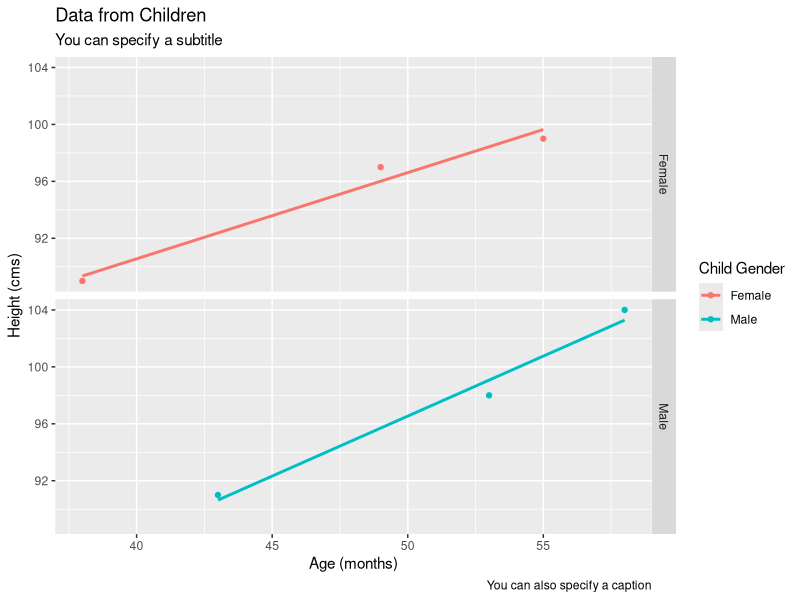
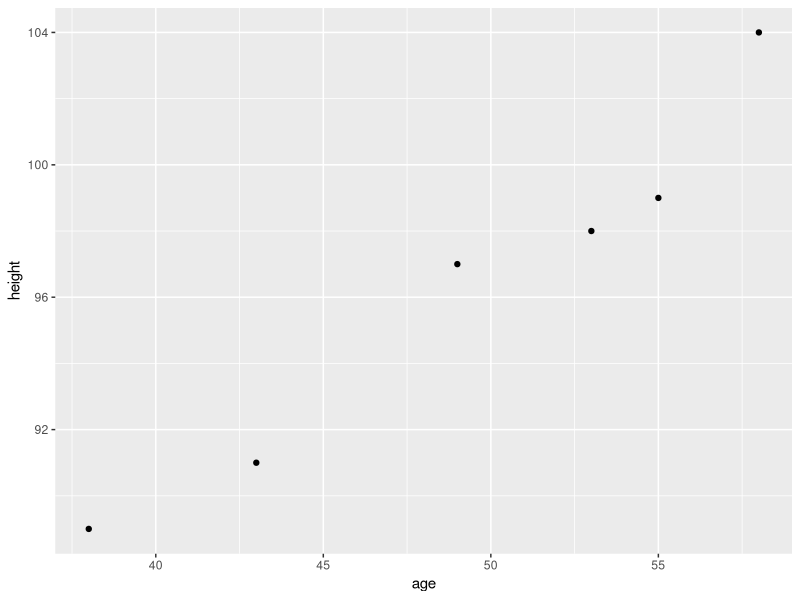
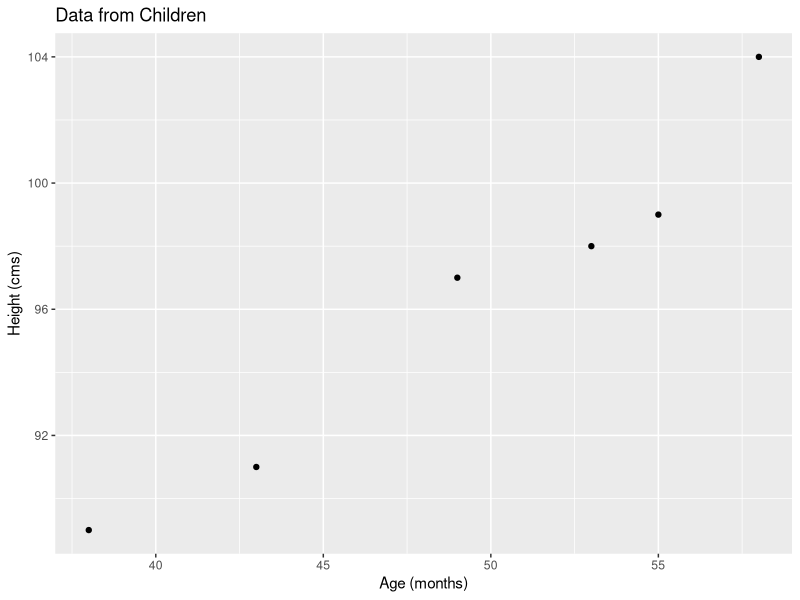
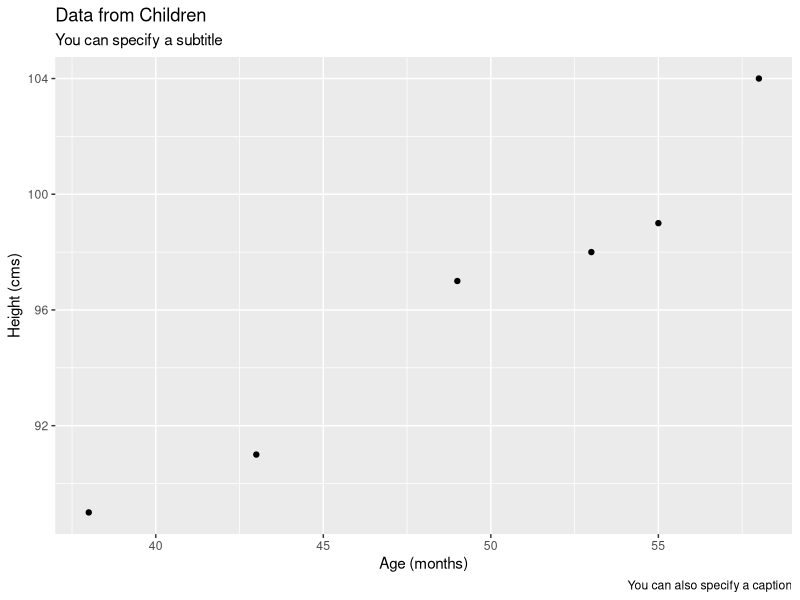
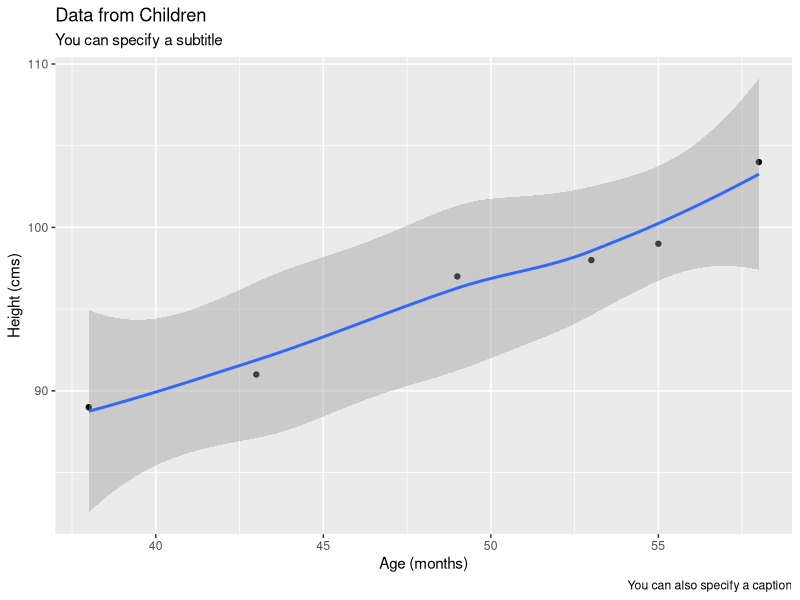
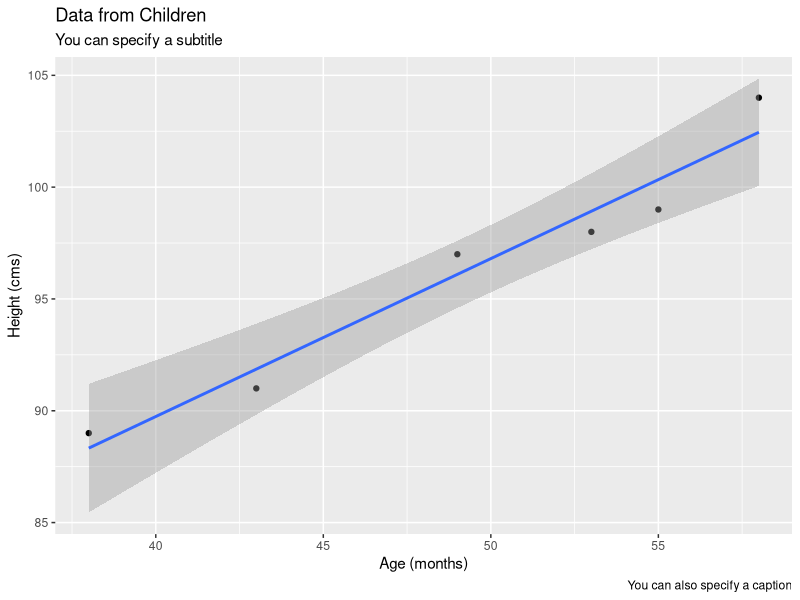
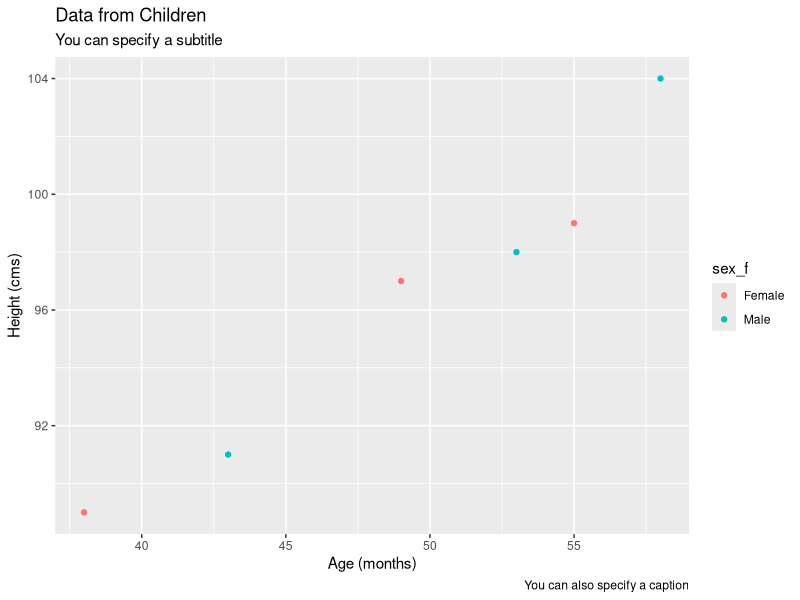
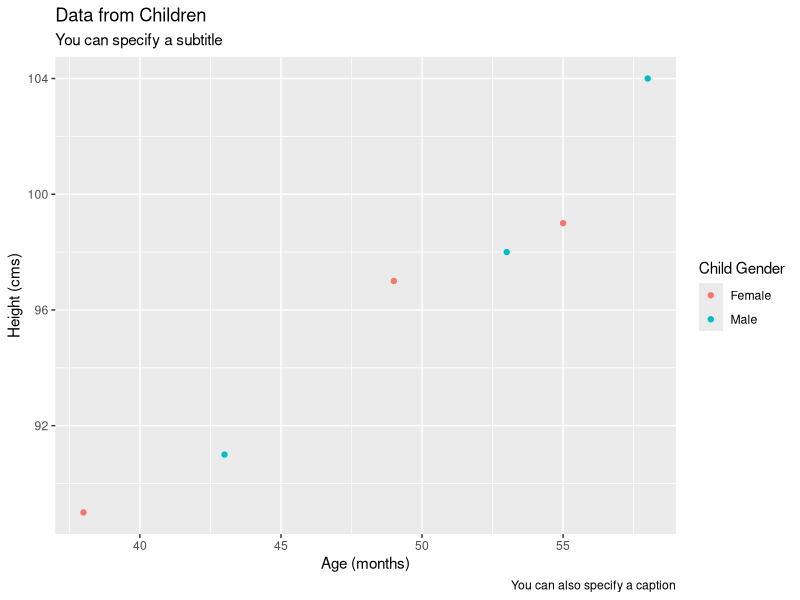

Source code (R) for these figures, in order:
#
###
### Practical 4: Introduction to ggplot2, a sophisticated plotting engine
###
#
## ------------------------------------------------------------------------
#
# ***** Some simple data with which to work *****
#
# Our initial example will be based on the child data
#
# ** We've seen some of this code before **
#
# Here are the data from six children that we worked with before
#
age <- c(53, 43, 58, 38, 49, 55) # The age of each child in months
height <- c(98, 91, 104, 89, 97, 99) # The corresponding height of each child in cms
sex <- c("M","M","M","F","F","F") # The corresponding sex of each child
#
# We have additional data: the town in which each child lives
#
town <- c("Town 1", "Town 1", "Town 2", "Town 2", "Town 3", "Town 3")
#
# Some data preparation
#
# Make sex into a factor, because "F" and "M" are characters and not numbers
#
sex_f <- factor(sex,
                levels = c("F", "M"), # We can choose the order
                labels = c("Female", "Male")) # Matching labels
#
# Similarly, make town into a factor
#
town_f <- factor(town)
#
# Put all the data into a data frame to keep them together in a neat way
#
df <- data.frame(age, height, sex_f, town_f)
#
# and look at it
#
df
str(df) # Note that internally factors are saved as numbers
#
###############################################################################
#
# ***** ggplot2 *****
#
# ggplot2 is a very sophisticated plotting package
#
# gg stands for "grammar of graphics"
#
# As always our approach will be STEP BY STEP
#
# We have already met ggplot2 briefly
#
# On your own computer you may need to install the ggplot2 package
# This package contains all the ggplot2 functions and associated data sets
# (You do not need to install ggplot2 on a university machine)
#
# One way of installing the ggplot2 package is using the following line,
# which has been commented out because you will usually not need to run it
#
## install.packages("ggplot2", repos = "http://www.stats.bris.ac.uk/R/")  # Install the package on your own machine
#
# Load the package
#
library(ggplot2)
#
## ------------------------------------------------------------------------
#
# ****** Scatter Plots ******
#
# An example, without spoken explanation, to show what is possible
#
ggplot(df, aes(x = age, y = height, col = sex_f)) + # The aesthetics are features of the plot; look into the data frame df for the data
  geom_point() + # Plot using points
  labs(title = "Data from Children",
       subtitle = "You can specify a subtitle", # and a subtitle
       caption = "You can also specify a caption", # and a caption
       x = "Age (months)", y = "Height (cms)", colour = "Child Gender") +
  geom_smooth(method = "lm", se = FALSE) + # Add a smooth curve
  facet_grid(sex_f ~ .) # A separate plot for females and males
#
# We are plotting height against age
# We have a separate graph or facet for each gender
# We add regression lines
#
## ------------------------------------------------------------------------
#
# Let's build this up step by step
#
# Set up the plot with **aesthetics** or **features**
# Here they are the age data on the x axis and the height data on the y axis
#
# Remember the contents of df
#
df
#
# *** Basic plot ***
#
# * Set up the plot *
# * Use a geometry to show the points *
#
ggplot(df, aes(x = age, y = height)) + # This sets up the plot
  geom_point() # This "geometry" plots points
#
# Add a * main title * and * label the axes *
#
ggplot(df, aes(x = age, y = height)) +
  geom_point() +
  labs(title = "Data from Children", # Main title
       x = "Age (months)", # Label for the x aesthetic
       y = "Height (cms)") # Label for the y aesthetic
#
# You can also add a subtitle, and a caption, which often provides information about the data source
#
ggplot(df, aes(x = age, y = height)) +
  geom_point() +
  labs(title = "Data from Children",
       subtitle = "You can specify a subtitle", # and a subtitle
       caption = "You can also specify a caption", # and a caption
       x = "Age (months)", y = "Height (cms)")
#
# Add a * smooth curve *
#
ggplot(df, aes(x = age, y = height)) +
  geom_point() +
  labs(title = "Data from Children",  subtitle = "You can specify a subtitle", caption = "You can also specify a caption",
       x = "Age (months)", y = "Height (cms)")  +
  geom_smooth(span = 1) # Add a smooth curve "geometry"; span controls how wiggly the curve is
#
# The blue line is an estimate of the underlying relationship between height and age
# The band is an indication of how reliable this estimate is
# The narrower the band, the more reliable is the estimate
#
# The plot suggests that a straight line model would do well
# A straight line model is an example of a *l*inear *m*odel
#
# Now add a * straight line *
#
ggplot(df, aes(x = age, y = height)) +
  geom_point() +
  labs(title = "Data from Children",  subtitle = "You can specify a subtitle", caption = "You can also specify a caption",
       x = "Age (months)", y = "Height (cms)")  +
  geom_smooth(method = "lm") # Add a straight line (or linear model)
#
# Use a * different colour * for Females and Males
#
ggplot(df, aes(x = age, y = height, colour = sex_f)) + # Different colour for Females and Males; colour can be abbreviated as col
  geom_point() +
  labs(title = "Data from Children",  subtitle = "You can specify a subtitle", caption = "You can also specify a caption",
       x = "Age (months)", y = "Height (cms)")
#
# Specify a more meaningful * legend title *
# Here the legend is defined by the colour aesthetic
#
ggplot(df, aes(x = age, y = height, colour = sex_f)) +
  geom_point() +
  labs(title = "Data from Children",  subtitle = "You can specify a subtitle", caption = "You can also specify a caption",
       x = "Age (months)", y = "Height (cms)",
       colour = "Child Gender")    # Legend title, because the colour aesthetic defined the legend
#
# Separate * linear regressions * (straight line models) for each gender
#
ggplot(df, aes(x = age, y = height, colour = sex_f)) +
  geom_point() +
  labs(title = "Data from Children",  subtitle = "You can specify a subtitle", caption = "You can also specify a caption",
       x = "Age (months)", y = "Height (cms)", colour = "Child Gender")  +
  geom_smooth(method = "lm", se = FALSE) # Straight line model with no standard errors or confidence bands
# geom_smooth "inherits" the aesthetics from aes(x = age, y = height, colour = sex_f)
# This means that, just as different points were used for each gender, different lines are used
#
# Now * separate plots * or *facets * for each gender
#
# * Row by row *
#
ggplot(df, aes(x = age, y = height, colour = sex_f)) +
  geom_point() +
  labs(title = "Data from Children",  subtitle = "You can specify a subtitle", caption = "You can also specify a caption",
       x = "Age (months)", y = "Height (cms)", colour = "Child Gender")  +
  geom_smooth(method = "lm", se = FALSE) +
  facet_grid(sex_f ~ .) # A grid of plots with each row representing a gender
# The general syntax is: what is to be plotted in the rows ~ what is to be plotted in the columns
# The . means "nothing", so that here we have a grid of plots with sex_f being plotted in the rows
# and that's all!
#
# Now * column by column *, instead of row by row
#
ggplot(df, aes(x = age, y = height, colour = sex_f)) +
  geom_point() +
  labs(title = "Data from Children",  subtitle = "You can specify a subtitle", caption = "You can also specify a caption",
       x = "Age (months)", y = "Height (cms)", colour = "Child Gender")  +
  geom_smooth(method = "lm", se = FALSE) +
  facet_grid(. ~ sex_f) # Each column represents a gender
#
# Include the town information in the plot
# So * rows and columns * defined by different variables
#
ggplot(df, aes(x = age, y = height, colour = sex_f)) +
  geom_point() +
  labs(title = "Data from Children",  subtitle = "You can specify a subtitle", caption = "You can also specify a caption",
       x = "Age (months)", y = "Height (cms)", colour = "Child Gender")  +
  geom_smooth(method = "lm", se = FALSE) +
  facet_grid(town_f ~ sex_f) # Each row represents a town, each column represents a gender
#
# Of course the data set is very small, so in some plots there are no points:
#
with(df, table(town_f, sex_f)) # With the data from df, cross tabulate town_f and sex_f

# The * other way around *
#
ggplot(df, aes(x = age, y = height, colour = sex_f)) +
  geom_point() +
  labs(title = "Data from Children",  subtitle = "You can specify a subtitle", caption = "You can also specify a caption",
       x = "Age (months)", y = "Height (cms)", colour = "Child Gender")  +
  geom_smooth(method = "lm", se = FALSE) +
  facet_grid(sex_f ~ town_f) # Each row represents a gender, each column represents a town
#
## ------------------------------------------------------------------------
#
# Instead of facet_grid, we can use * facet_wrap *, which just * wraps the plots around *
# We can specify the number of rows (or columns)
#
ggplot(df, aes(x = age, y = height, colour = sex_f)) +
  geom_point() +
  labs(title = "Data from Children",  subtitle = "You can specify a subtitle", caption = "You can also specify a caption",
       x = "Age (months)", y = "Height (cms)", colour = "Child Gender")  +
  geom_smooth(method = "lm", se = FALSE) +
  facet_wrap(~ town_f, # Different plot for each level of town_f, wrapped around,
             nrow = 2) # using two rows
#
# Use *** different scales ***
#
ggplot(df, aes(x = age, y = height, colour = sex_f)) +
  geom_point() +
  labs(title = "Data from Children",  subtitle = "You can specify a subtitle", caption = "You can also specify a caption",
       x = "Age (months)", y = "Height (cms)", colour = "Child Gender")  +
  geom_smooth(method = "lm", se = FALSE) +
  facet_wrap(~ town_f + sex_f, # Different plot for every level of town_f and sex_f, wrapped around,
             ncol = 3, # using three columns
             scales = "free") # Free scales
#
## ------------------------------------------------------------------------
#
# *** Specifying Our Own Scales ***
#
# Here we * specify the scale on the y-axis *
#
ggplot(df, aes(x = age, y = height, colour = sex_f)) +
  geom_point() +
  labs(title = "Data from Children",  subtitle = "You can specify a subtitle", caption = "You can also specify a caption",
       x = "Age (months)", y = "Height (cms)", colour = "Child Gender")  +
  geom_smooth(method = "lm", se = FALSE) +
  facet_grid(sex_f ~ town_f) +
  scale_y_continuous(breaks = c(80, 85, 90, 95, 100, 105, 110), # labelled breaks or white horizontal lines
                     minor_breaks = NULL, # No non-labelled horizontal lines
                     limits = c(80, 110)) # Specify the limits of the y-axis
#
#
# We can assign the colour * scale * manually
# In this example, Females are red and Males are blue
#
ggplot(df, aes(x = age, y = height, colour = sex_f)) +
  geom_point() +
  labs(title = "Data from Children",  subtitle = "You can specify a subtitle", caption = "You can also specify a caption",
       x = "Age (months)", y = "Height (cms)", colour = "Child Gender") +
  geom_smooth(method = "lm", se = FALSE) +
  facet_grid(. ~ town_f,
             scales = "free") + # A different scale is used for the x-axis of each plot
  scale_colour_manual(values = c("Female" = "red", "Male" = "blue"))  # Assign the colours manually
#
# We can reverse the legend order, if we wish
#
ggplot(df, aes(x = age, y = height, colour = sex_f)) +
  geom_point() +
  labs(title = "Data from Children",  subtitle = "You can specify a subtitle", caption = "You can also specify a caption",
       x = "Age (months)", y = "Height (cms)", colour = "Child Gender") +
  geom_smooth(method = "lm", se = FALSE) +
  facet_grid(. ~ town_f,
             scales = "free") + # A different scale is used for the x-axis of each plot
  scale_colour_manual(guide = guide_legend(reverse = TRUE), # Reverse the legend order
                      values = c("Female" = "red", "Male" = "blue"))
#
## ------------------------------------------------------------------------
#
# ****** The use of theme ******
#
# We can * fine tune * a ggplot graph by adding a * theme *
#
# * theme * allow us to have complete control over our plots
# We can only touch the surface of this very detailed topic
#
# Here is an example (which may not look nice!)
#
ggplot(df, aes(x = age, y = height, colour = sex_f)) +
  geom_point(size = 4) + # Specify the size of all points
  labs(title = "Data from Children",  subtitle = "You can specify a subtitle", caption = "You can also specify a caption",
       x = "Age (months)", y = "Height (cms)", colour = "Child Gender")  +
  geom_smooth(method = "lm", se = FALSE) +
  facet_grid(sex_f ~ town_f) +
  theme(plot.title = element_text(size = 28, color = "darkblue"), # Customize the main title
        axis.title = element_text(size = 20, color = "red"), # Customize the titles of both axes
        axis.text = element_text(size = 14, color = "green"), # Customize the text of both axes
        legend.title = element_text(size = 24, color = "pink"), # Customize the legend title
        legend.text = element_text(size = 22), # Customize the legend text
        strip.text = element_text(size = 18, color = "brown"), # Customize the facet text
        panel.background = element_rect(fill = 'darkgrey') # Customize the panel background
  )
#
# Another * similar example *
#
ggplot(df, aes(x = age, y = height, colour = sex_f)) +
  geom_point(size = 4) + # Specify the size of all points
  labs(title = "Data from Children",  subtitle = "You can specify a subtitle", caption = "You can also specify a caption",
       x = "Age (months)", y = "Height (cms)", colour = "Child Gender")  +
  geom_smooth(method = "lm", se = FALSE) +
  facet_grid(sex_f ~ town_f) +
  scale_colour_manual(values = c("Female" = "red", "Male" = "blue"))  + # Assign the colours manually
  theme(plot.title = element_text(size = 28, color = "darkblue"), # Customize the main title
        axis.title.x = element_text(size = 20, color = "red"), # Customize the titles of ***** x-axis *****
        axis.text.x = element_text(size = 14, color = "green"), # Customize the text of ***** x-axis *****
        axis.title.y = element_text(size = 10, color = "black"), # Customize the titles of ***** y-axis *****
        axis.text.y = element_text(size = 7, color = "purple", angle = 90, hjust = 0.5), # Customize the text of ***** y-axis *****: rotate by 90 degrees and line up with ticks
        strip.text.x = element_text(size = 18, color = "brown"), # Customize the facet text in ***** x-direction *****
        strip.text.y = element_text(size = 30, color = "yellow"), # Customize the facet text in ***** y-direction *****
        panel.background = element_rect(fill = 'darkgrey')) # Customize the panel background
#
# * Additional examples of themes * are provided towards the end and are for self-study
#
###############################################################################
#
# ***** Other Plots *****
#
# *** Other plots: the Boxplot ***
#
# * Read in the questionnaire data * (see Session 2 for details)
#
# Please note: you may have to set your working directory to the place where MATH513_Questionnaire_Data.csv has been saved
#
# If you have RStudio installed on your machine or you are using the University 
# machines and your working directory is in your memory stick on the "D" drive:
#setwd("D://MATH513")
#
#
# *** You may have a different working directory ***
#
library(readr)
#
qd <- read_csv("MATH513_Questionnaire_Data.csv") 
#
#
# A boxplot shows the median and lower and upper quartiles
#
# We will produce * boxplots of Height stratified by Sex *
#
ggplot(qd, aes(x = Sex, y = Height)) +
  geom_boxplot() +
  labs(x = "Gender", y = "Height (cms)")
#
# * Colour the boxplot borders *
#
ggplot(qd, aes(x = Sex,
               y = Height,
               colour = Sex)) + # Colour the borders according to Sex
  geom_boxplot() +
  labs(x = "Gender", y = "Height (cms)")
#
# * Fill the boxplots with a colour *
#
ggplot(qd, aes(x = Sex,
               y = Height,
               fill = Sex)) + # Fill the boxplot with a colour according to Sex
  geom_boxplot() +
  labs(x = "Gender", y = "Height (cms)")
#
# Is there an underlying difference in Height between the two Sexes?  We will answer this in the next sessions
#
## ------------------------------------------------------------------------
#
# *** Other plots: the Histogram ***
#
# We will produce a * histogram * of the Height values from the questionnaire data
#
# * Histogram *
#
ggplot(qd, aes(x = Height)) +
  geom_histogram() + # the geom_histogram "geometry" produces this histogram
  labs(x = "Height (cms)", title = "Student Heights")
#
# A histogram divides the x-axis up into bins and counts the number of data points that lie in each bin
#
# You can * change the number of bins *
#
ggplot(qd, aes(x = Height)) +
  geom_histogram(bins = 10) + # specify the number of bins
  labs(x = "Height (cms)", title = "Student Heights")
#
# Here's a * histogram of Height for each Sex *
#
ggplot(qd, aes(x = Height)) +
  geom_histogram() +
  labs(x = "Height (cms)") +
  facet_grid(Sex ~ .) # One facet for each value of Sex
#
# Perhaps even nicer, with * different colours *
#
ggplot(qd, aes(x = Height, fill = Sex)) + # Fill the histogram bars with a different colour
  geom_histogram() +
  labs(x = "Height (cms)") +
  facet_grid(Sex ~ .) # One facet for each value of Sex
#
# Please note that these histograms would be much better if the sample size were larger
#
###############################################################################
#
# * Logarithmic scales *
#
# Logarithmic scales go up in powers
#
# Let's plot Travel_time against Distance from the questionnaire data frame qd
#
ggplot(qd, aes(x = Distance, y = Travel_time)) +
  geom_point() +
  geom_smooth() +
  labs(x = "Distance (miles)", y = "Time (minutes)")
#
# The bottom left corner is very squashed, so use a logarithmic scale
# on both the x and y axes
#
ggplot(qd, aes(x = Distance, y = Travel_time)) +
  geom_point() +
  geom_smooth() +
  scale_x_log10() + # logarithmic scale on the x-axis
  scale_y_log10() + # logarithmic scale on the y-axis
  labs(x = "Distance (miles)", y = "Time (minutes)")
#
# The scale on the axes goes up in powers of ten
#
# The bottom left corner is no longer squashed, so the detail that it contains can be seen
#
###############################################################################
#
# ***** Converting a Continuous Variable into a Factor *****
#
# This can be very useful to produce faceted plots
#
# Let's consider the range of the Age data
#
range(qd$Age)
#
# Split age into * age groups *
#
cut(qd$Age,
    breaks = c(12, 20, 22, 24, 30, 45), # Define the groups
    right = FALSE) # Intervals like [a,b), not closed on the right
#
# Compare
#
qd$Age
#
# Add a variable with this * age group * information to the data frame
#
library(dplyr) # For the mutate function
#
qd <- qd %>%
  mutate(Age_f = cut(Age,
                     breaks = c(12, 20, 22, 24, 30, 45),
                     right = FALSE))
#
# Tabulate
#
table(qd$Age_f)
#
# Produce a * histogram of Height faceted by Age_f *, the factor version of Age containing the * age group * information
#
ggplot(qd, aes(x = Height, fill = Age_f)) +
  geom_histogram() +
  labs(x = "Height (cms)", fill = "Age Group") +
  facet_grid(Age_f ~ .)
#
#
# Again, these histograms would be much better if the sample size were larger
#
###############################################################################
###############################################################################
###############################################################################
#
# ***** Additional Material for Self-Study *****
#
# Here are some additional examples of * themes *, also showing how we can control legends
#
# This plot also illustrates * two legends *
#
ggplot(df, aes(x = age, y = height,
               colour = sex_f, # ***** Use different colours for sex_f *****
               shape = town_f)) + # ***** Use different shapes for town_f *****
  geom_point(size = 4) + # Specify the size of all points
  labs(title = "Data from Children",  subtitle = "You can specify a subtitle", caption = "You can also specify a caption",
       x = "Age (months)", y = "Height (cms)")  + # No legend labels here
  geom_smooth(method = "lm", se = FALSE) +
  facet_grid(sex_f ~ town_f) +
  scale_colour_manual("Child Gender", values = c("Female" = "red", "Male" = "blue"))  + # Assign the colours manually
  scale_shape_manual("Town", values = c("Town 1" = 15, "Town 2" = 16, "Town 3" = 17))  + # Assign the shapes (plotting characters) manually
  theme(plot.title = element_text(size = 28, color = "darkblue"), # Customize the main title
        axis.title.x = element_text(size = 20, color = "red"), # Customize the titles of x-axis
        axis.text.x = element_text(size = 14, color = "green"), # Customize the text of x-axis
        axis.title.y = element_text(size = 10, color = "black"), # Customize the titles of y-axis
        axis.text.y = element_text(size = 7, color = "purple", angle = 90, hjust = 0.5), # Customize the text of y-axis: rotate by 90 degrees and line up with ticks
        strip.text.x = element_text(size = 18, color = "brown"), # Customize the facet text in x-direction
        strip.text.y = element_text(size = 30, color = "yellow"), # Customize the facet text in y-direction
        panel.background = element_rect(fill = 'darkgrey')) # Customize the panel background
#
# * We can remove one of the legends *
#
ggplot(df, aes(x = age, y = height, colour = sex_f, shape = town_f)) +
  geom_point(size = 4) + # Specify the size of all points
  labs(title = "Data from Children",  subtitle = "You can specify a subtitle", caption = "You can also specify a caption",
       x = "Age (months)", y = "Height (cms)")  + # No legend labels here
  geom_smooth(method = "lm", se = FALSE) +
  facet_grid(sex_f ~ town_f) +
  scale_colour_manual("Child Gender", values = c("Female" = "red", "Male" = "blue"), # Assign the colours manually
                      guide = FALSE)  + # ***** BUT don't show the legend *****
  scale_shape_manual("Town", values = c("Town 1" = 15, "Town 2" = 16, "Town 3" = 17))  + # Assign the shapes (plotting characters) manually
  theme(plot.title = element_text(size = 28, color = "darkblue"), # Customize the main title
        axis.title.x = element_text(size = 20, color = "red"), # Customize the titles of x-axis
        axis.text.x = element_text(size = 14, color = "green"), # Customize the text of x-axis
        axis.title.y = element_text(size = 10, color = "black"), # Customize the titles of y-axis
        axis.text.y = element_text(size = 7, color = "purple", angle = 90, hjust = 0.5), # Customize the text of y-axis: rotate by 90 degrees and line up with ticks
        strip.text.x = element_text(size = 18, color = "brown"), # Customize the facet text in x-direction
        strip.text.y = element_text(size = 30, color = "yellow"), # Customize the facet text in y-direction
        panel.background = element_rect(fill = 'darkgrey')) # Customize the panel background
#
# * We can remove all of the legends in one step *
#
ggplot(df, aes(x = age, y = height, colour = sex_f, shape = town_f)) +
  geom_point(size = 4) + # Specify the size of all points
  labs(title = "Data from Children",  subtitle = "You can specify a subtitle", caption = "You can also specify a caption",
       x = "Age (months)", y = "Height (cms)")  + # No legend labels here
  geom_smooth(method = "lm", se = FALSE) +
  facet_grid(sex_f ~ town_f) +
  scale_colour_manual("Child Gender", values = c("Female" = "red", "Male" = "blue"))  + # Assign the colours manually
  scale_shape_manual("Town", values = c("Town 1" = 15, "Town 2" = 16, "Town 3" = 17))  + # Assign the shapes (plotting characters) manually
  theme(plot.title = element_text(size = 28, color = "darkblue"), # Customize the main title
        axis.title.x = element_text(size = 20, color = "red"), # Customize the titles of x-axis
        axis.text.x = element_text(size = 14, color = "green"), # Customize the text of x-axis
        axis.title.y = element_text(size = 10, color = "black"), # Customize the titles of y-axis
        axis.text.y = element_text(size = 7, color = "purple", angle = 90, hjust = 0.5), # Customize the text of y-axis: rotate by 90 degrees and line up with ticks
        strip.text.x = element_text(size = 18, color = "brown"), # Customize the facet text in x-direction
        strip.text.y = element_text(size = 30, color = "yellow"), # Customize the facet text in y-direction
        panel.background = element_rect(fill = 'darkgrey'), # Customize the panel background
        legend.position = "none")  # ***** This removes all legends *****
#
###############################################################################
#
# * Adding lines to graphs *
#
# We can, for example, show also the sample mean and median on the histogram of the  Height data
# This also illustrates an advanced technique about specifying colour scales
#
ggplot(qd, aes(x = Height)) +
  geom_histogram() +
  geom_vline(aes(xintercept = mean(Height), col = "mean")) + # need to map the color of mean inside the aestetics
  geom_vline(aes(xintercept = median(Height), col = "median")) + # need to map the color of median inside the aestetics
  labs(x = "Height (cms)", title = "Student Heights") +
  scale_color_manual(name = "Statistics", # creates a legend, with the specified title
                     values = c(mean = "blue", # Specifying the colours
                                median = "red"))
#
###############################################################################
#
# More examples of * converting a continuous variable into a discrete one *
#
# We can use ggplot2's cut_interval for a quicker
# (but possibly cruder) way of converting a continuous variable to a discrete one
#
cut_interval(qd$Age, 4) # Approximately equal ranges
#
cut_number(qd$Age, 4) # Approximately equal numbers
table(cut_number(qd$Age, 4) )
#
cut_width(qd$Age, width = 2) # Specify the width

